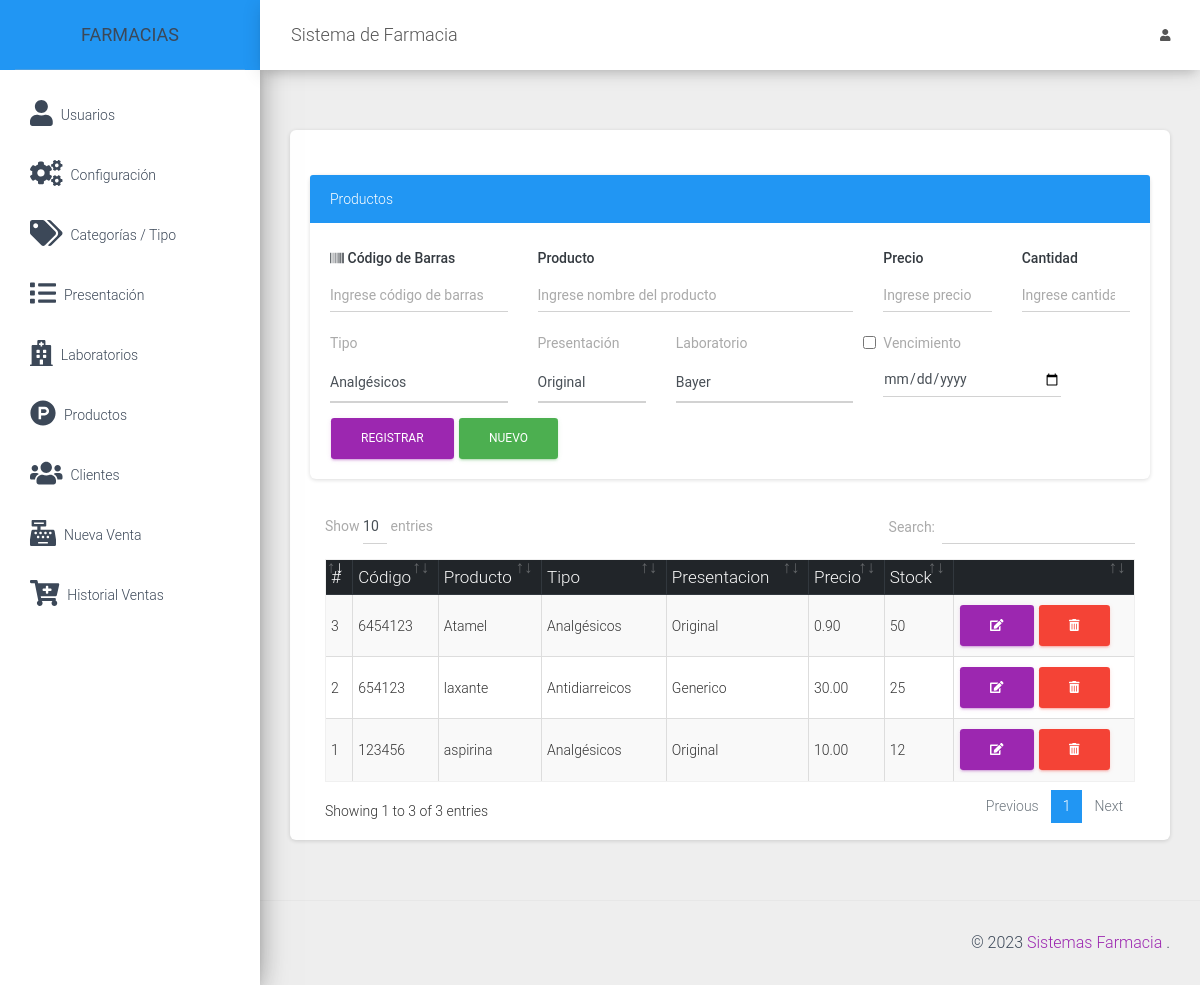
The app's page /src/productos.php (signed in) with its own data.
### tables this page shows
CREATE TABLE `producto` (
  `codproducto` int(11) NOT NULL,
  `codigo` varchar(20) NOT NULL,
  `descripcion` varchar(200) NOT NULL,
  `precio` decimal(10,2) NOT NULL,
  `existencia` int(11) NOT NULL,
  `id_lab` int(11) NOT NULL,
  `id_presentacion` int(11) NOT NULL,
  `id_tipo` int(11) NOT NULL,
  `vencimiento` date NOT NULL
);

CREATE TABLE `tipos` (
  `id` int(11) NOT NULL,
  `tipo` varchar(50) NOT NULL
);

CREATE TABLE `presentacion` (
  `id` int(11) NOT NULL,
  `nombre` varchar(100) NOT NULL,
  `nombre_corto` varchar(10) NOT NULL
);

### src/productos.php (the view, shortened to what this page needs)
<?php
include "../conexion.php";
include_once "includes/header.php";
?>
<div class="card shadow-lg">
    <div class="card-body">
        <div class="row">
            <div class="col-md-12">
                <div class="card shadow-lg">
                    <div class="card-header bg-primary text-white">
                        Productos
                    </div>
                    <div class="card-body">
                        <form action="" method="post" autocomplete="off" id="formulario">
                            <div class="row">
                                <div class="col-md-3">
                                    <div class="form-group">
                                        <label for="codigo" class=" text-dark font-weight-bold"><i class="fas fa-barcode"></i> Código de Barras</label>
                                        <input type="text" placeholder="Ingrese código de barras" name="codigo" id="codigo" class="form-control">
                                    </div>
                                </div>
                                <div class="col-md-5">
                                    <div class="form-group">
                                        <label for="producto" class=" text-dark font-weight-bold">Producto</label>
                                        <input type="text" placeholder="Ingrese nombre del producto" name="producto" id="producto" class="form-control">
                                    </div>
                                </div>
                                <div class="col-md-2">
                                    <div class="form-group">
                                        <label for="precio" class=" text-dark font-weight-bold">Precio</label>
                                        <input type="text" placeholder="Ingrese precio" class="form-control" name="precio" id="precio">
                                    </div>
                                </div>
                                <div class="col-md-2">
                                    <div class="form-group">
                                        <label for="cantidad" class=" text-dark font-weight-bold">Cantidad</label>
                                        <input type="number" placeholder="Ingrese cantidad" class="form-control" name="cantidad" id="cantidad">
                                    </div>
                                </div>
                                <div class="col-md-3">
                                    <div class="form-group">
                                        <label for="tipo">Tipo</label>
                                        <select id="tipo" class="form-control" name="tipo" required>
                                            <?php
                                            $query_tipo = mysqli_query($conexion, "SELECT * FROM tipos");
                                            while ($datos = mysqli_fetch_assoc($query_tipo)) { ?>
                                                <option value="<?php echo $datos['id'] ?>"><?php echo $datos['tipo'] ?></option>
                                            <?php } ?>
                                        </select>
                                    </div>
                                </div>
                                <div class="col-md-2">
                                    <div class="form-group">
                                        <label for="presentacion">Presentación</label>
                                        <select id="presentacion" class="form-control" name="presentacion" required>
                                            <?php
                                            $query_pre = mysqli_query($conexion, "SELECT * FROM presentacion");
                                            while ($datos = mysqli_fetch_assoc($query_pre)) { ?>
                                                <option value="<?php echo $datos['id'] ?>"><?php echo $datos['nombre'] ?></option>
                                            <?php } ?>
                                        </select>
                                    </div>
                                </div>
                                <div class="col-md-3">
                                    <div class="form-group">
                                        <label for="laboratorio">Laboratorio</label>
                                        <select id="laboratorio" class="form-control" name="laboratorio" required>
                                            <?php
                                            $query_lab = mysqli_query($conexion, "SELECT * FROM laboratorios");
                                            while ($datos = mysqli_fetch_assoc($query_lab)) { ?>
                                                <option value="<?php echo $datos['id'] ?>"><?php echo $datos['laboratorio'] ?></option>
                                            <?php } ?>
                                        </select>
                                    </div>
                                </div>
                                <div class="col-md-3">
                                    <div class="form-group">
                                        <input id="accion" class="form-check-input" type="checkbox" name="accion" value="si">
                                        <label for="vencimiento">Vencimiento</label>
                                        <input id="vencimiento" class="form-control" type="date" name="vencimiento">
                                    </div>
                                </div>
                                <div class="col-md-6">
                                    <input type="submit" value="Registrar" class="btn btn-primary" id="btnAccion">
                                    <input type="button" value="Nuevo" onclick="limpiar()" class="btn btn-success" id="btnNuevo">
                                </div>
                            </div>
                        </form>
                    </div>
                </div>
            </div>
        </div>
        <div class="col-md-12">
            <div class="table-responsive">
                <table class="table table-striped table-bordered" id="tbl">
                    <thead class="thead-dark">
                        <tr>
                            <th>#</th>
                            <th>Código</th>
                            <th>Producto</th>
                            <th>Tipo</th>
                            <th>Presentacion</th>
                            <th>Precio</th>
                            <th>Stock</th>
                            <th></th>
                        </tr>
                    </thead>
                    <tbody>
                        <?php
                        include "../conexion.php";
                        $query = mysqli_query($conexion, "SELECT p.*, t.id, t.tipo, pr.id, pr.nombre FROM producto p INNER JOIN tipos t ON p.id_tipo = t.id INNER JOIN presentacion pr ON p.id_presentacion = pr.id");
                        $result = mysqli_num_rows($query);
                        if ($result > 0) {
                            while ($data = mysqli_fetch_assoc($query)) { ?>
                                <tr>
                                    <td><?php echo $data['codproducto']; ?></td>
                                    <td><?php echo $data['codigo']; ?></td>
                                    <td><?php echo $data['descripcion']; ?></td>
                                    <td><?php echo $data['tipo']; ?></td>
                                    <td><?php echo $data['nombre']; ?></td>
                                    <td><?php echo $data['precio']; ?></td>
                                    <td><?php echo $data['existencia']; ?></td>
                                    <td>
                                        <a href="#" onclick="editarProducto(<?php echo $data['codproducto']; ?>)" class="btn btn-primary"><i class='fas fa-edit'></i></a>
                                        <form action="eliminar_producto.php?id=<?php echo $data['codproducto']; ?>" method="post" class="confirmar d-inline">
                                            <button class="btn btn-danger" type="submit"><i class='fas fa-trash-alt'></i> </button>
                                        </form>
                                    </td>
                                </tr>
                        <?php }
                        } ?>
                    </tbody>
                </table>
            </div>
        </div>
    </div>
</div>
<?php include_once "includes/footer.php"; ?>

### records on screen
producto: codproducto "1", codigo "123456", descripcion "aspirina", id_tipo.tipo "Analgésicos", id_presentacion.nombre "Original", precio "10.00", existencia "12"
producto: codproducto "2", codigo "654123", descripcion "laxante", id_tipo.tipo "Antidiarreicos", id_presentacion.nombre "Generico", precio "30.00", existencia "25"
producto: codproducto "3", codigo "6454123", descripcion "Atamel", id_tipo.tipo "Analgésicos", id_presentacion.nombre "Original", precio "0.90", existencia "50"

### other values on screen
form field tipo "Analgésicos"
form field presentacion "Original"
form field laboratorio "Bayer"
